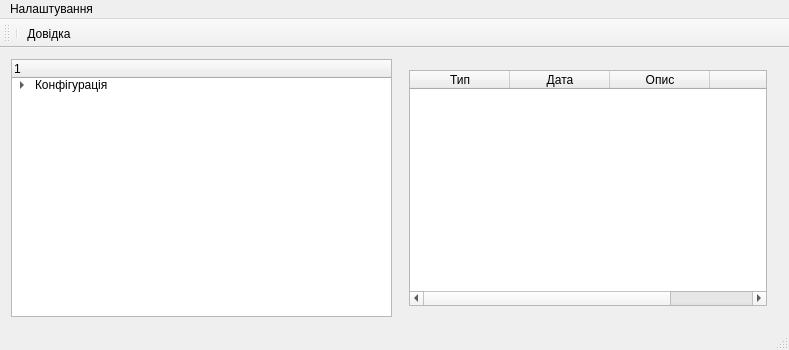
<?xml version="1.0" encoding="UTF-8"?>
<ui version="4.0">
 <class>SystemConfigurationGUIClass</class>
 <widget class="QMainWindow" name="SystemConfigurationGUIClass">
  <property name="geometry">
   <rect>
    <x>0</x>
    <y>0</y>
    <width>789</width>
    <height>350</height>
   </rect>
  </property>
  <property name="windowTitle">
   <string>SystemConfigurationGUI</string>
  </property>
  <widget class="QWidget" name="centralWidget">
   <layout class="QHBoxLayout" name="horizontalLayout">
    <item>
     <widget class="QTreeWidget" name="treeWidget">
      <property name="minimumSize">
       <size>
        <width>258</width>
        <height>258</height>
       </size>
      </property>
      <column>
       <property name="text">
        <string>1</string>
       </property>
      </column>
      <item>
       <property name="text">
        <string>Конфігурація</string>
       </property>
       <item>
        <property name="text">
         <string>Регіональні установки</string>
        </property>
       </item>
       <item>
        <property name="text">
         <string>Оточення</string>
        </property>
       </item>
       <item>
        <property name="text">
         <string>Панель керування</string>
        </property>
       </item>
       <item>
        <property name="text">
         <string>Кошик</string>
        </property>
       </item>
       <item>
        <property name="text">
         <string>Системні файли</string>
        </property>
       </item>
       <item>
        <property name="text">
         <string>Системні папки</string>
        </property>
       </item>
       <item>
        <property name="text">
         <string>Протоколи подій</string>
        </property>
       </item>
      </item>
     </widget>
    </item>
    <item>
     <widget class="QStackedWidget" name="stackedWidget">
      <property name="currentIndex">
       <number>0</number>
      </property>
      <widget class="QWidget" name="page">
       <layout class="QHBoxLayout" name="horizontalLayout_2">
        <item>
         <widget class="QTableWidget" name="tableWidget">
          <column>
           <property name="text">
            <string>Тип</string>
           </property>
          </column>
          <column>
           <property name="text">
            <string>Дата</string>
           </property>
          </column>
          <column>
           <property name="text">
            <string>Опис</string>
           </property>
          </column>
          <column>
           <property name="text">
            <string/>
           </property>
          </column>
         </widget>
        </item>
       </layout>
      </widget>
      <widget class="QWidget" name="page_2">
       <layout class="QHBoxLayout" name="horizontalLayout_3">
        <item>
         <widget class="QListWidget" name="listWidget"/>
        </item>
       </layout>
      </widget>
     </widget>
    </item>
   </layout>
  </widget>
  <widget class="QToolBar" name="mainToolBar">
   <attribute name="toolBarArea">
    <enum>TopToolBarArea</enum>
   </attribute>
   <attribute name="toolBarBreak">
    <bool>false</bool>
   </attribute>
   <addaction name="separator"/>
   <addaction name="action_Help"/>
  </widget>
  <widget class="QStatusBar" name="statusBar"/>
  <widget class="QMenuBar" name="menuBar">
   <property name="geometry">
    <rect>
     <x>0</x>
     <y>0</y>
     <width>789</width>
     <height>21</height>
    </rect>
   </property>
   <widget class="QMenu" name="menu">
    <property name="title">
     <string>Налаштування</string>
    </property>
    <addaction name="action_Language"/>
    <addaction name="action_DarkTheme"/>
    <addaction name="action_AlwaysOnTop"/>
   </widget>
   <addaction name="menu"/>
  </widget>
  <action name="action_Language">
   <property name="text">
    <string>Зміна мови</string>
   </property>
  </action>
  <action name="action_Help">
   <property name="text">
    <string>Довідка</string>
   </property>
   <property name="menuRole">
    <enum>QAction::MenuRole::NoRole</enum>
   </property>
  </action>
  <action name="action_DarkTheme">
   <property name="text">
    <string>Зміна теми</string>
   </property>
   <property name="menuRole">
    <enum>QAction::MenuRole::NoRole</enum>
   </property>
  </action>
  <action name="action_AlwaysOnTop">
   <property name="checkable">
    <bool>true</bool>
   </property>
   <property name="text">
    <string>Поверх інших вікон</string>
   </property>
   <property name="menuRole">
    <enum>QAction::MenuRole::NoRole</enum>
   </property>
  </action>
 </widget>
 <layoutdefault spacing="6" margin="11"/>
 <resources>
  <include location="SystemConfigurationGUI.qrc"/>
 </resources>
 <connections/>
</ui>
